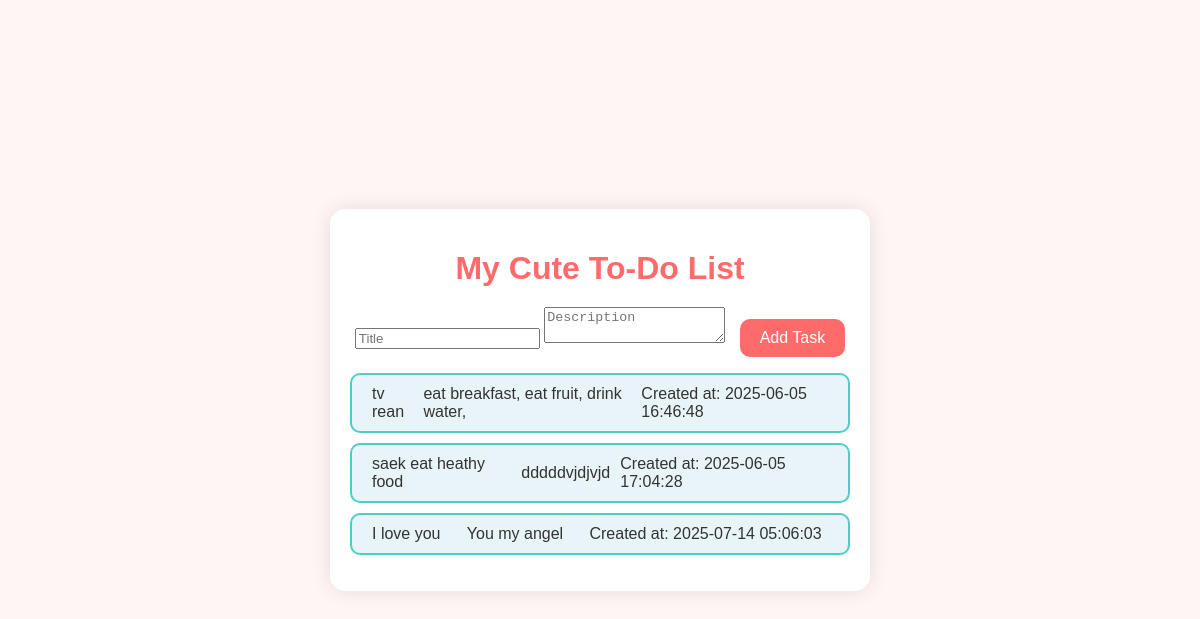
Before: / with the older database file.
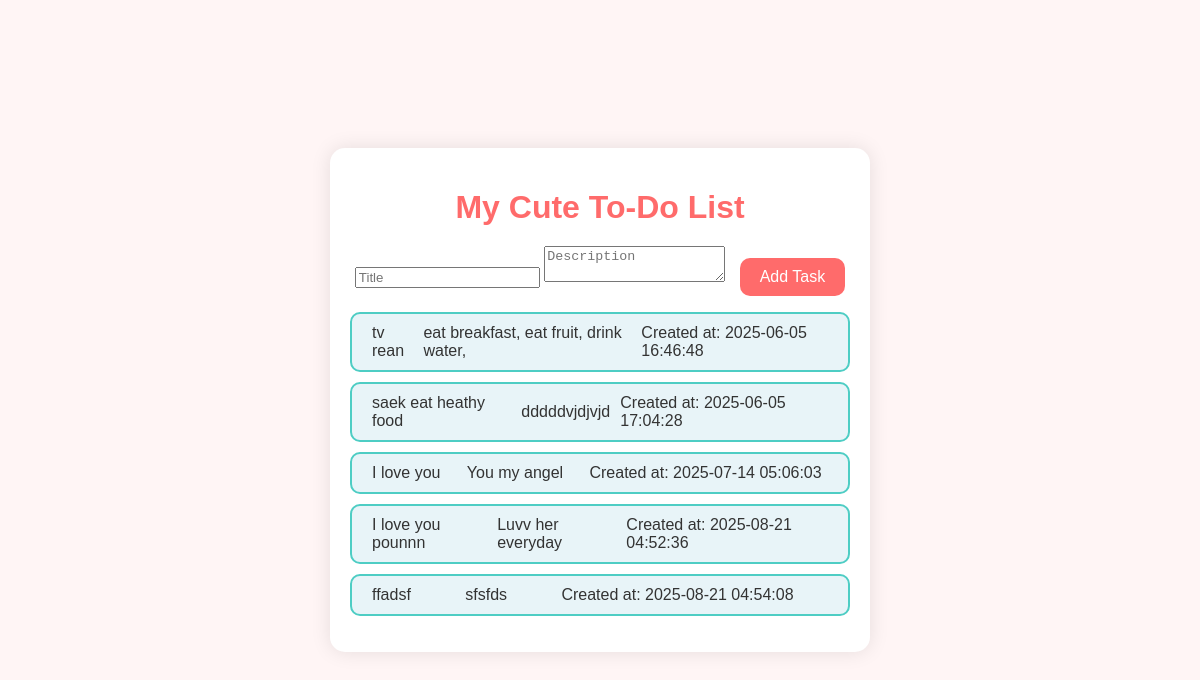
After: the same page with the newer database file.
### tables this page shows
CREATE TABLE tasks
                 (id INTEGER PRIMARY KEY AUTOINCREMENT,
                  title TEXT NOT NULL,
                  description TEXT,
                  created_at TIMESTAMP DEFAULT CURRENT_TIMESTAMP,
                  completed BOOLEAN DEFAULT FALSE,
                  completed_at TIMESTAMP);

### app.py (the view)
@app.route('/')
def index():
    conn = sqlite3.connect('todo.db')
    c = conn.cursor()
    c.execute('SELECT * FROM tasks')
    tasks = c.fetchall()
    conn.close()
    return render_template('index.html', tasks=tasks)

### templates/index.html (shortened to what this page needs)
<!DOCTYPE html>
<html lang="en">
<head>
    <link rel="stylesheet" href="{{ url_for('static', filename='styles.css') }}">
</head>
<body>
    <div class="container">
        <h1>My Cute To-Do List</h1>
        <form action="/add" method="post">
            <input type="text" id="title" name="title" placeholder="Title" required>
            <textarea id="description" name="description" placeholder="Description"></textarea>
            <button type="submit">Add Task</button>
        </form>
        <ul id="task-list">
            {% for task in tasks %}
            <li class="{% if task[4] %}completed{% endif %}">
                <span>{{ task[1] }}</span>
                <span>{{ task[2] }}</span>
                <span>Created at: {{ task[3] }}</span>
            </li>
            {% endfor %}
        </ul>
    </div>
</body>
</html>

### static/styles.css (style rules this page uses)
body { font-family: 'Comic Sans MS', cursive, sans-serif; background-color: #fff5f5; color: #333; margin: 0; padding: 0; display: flex; justify-content: center; align-items: center; height: 100vh; }
.container { background-color: #ffffff; border-radius: 15px; box-shadow: 0 0 20px rgba(0, 0, 0, 0.1); padding: 20px; width: 80%; max-width: 500px; text-align: center; }
h1 { color: #ff6b6b; margin-bottom: 20px; font-size: 2em; }
button { background-color: #ff6b6b; color: white; border: none; border-radius: 10px; padding: 10px 20px; margin-left: 10px; cursor: pointer; font-size: 1em; transition: background-color 0.3s; }
#task-list { list-style-type: none; padding: 0; }
#task-list li { background-color: #fff; border: 2px solid #ff6b6b; border-radius: 10px; padding: 10px; margin-bottom: 10px; display: flex; justify-content: space-between; align-items: center; transition: background-color 0.3s; }
#task-list li.completed { background-color: #e8f4f8; border-color: #4ecdc4; }
#task-list li span { flex-grow: 1; text-align: left; margin-left: 10px; }

Changed rows visible on the page:
added tasks: title "I love you pounnn", description "Luvv her everyday", created_at "2025-08-21 04:52:36"
added tasks: title "ffadsf", description "sfsfds", created_at "2025-08-21 04:54:08"
